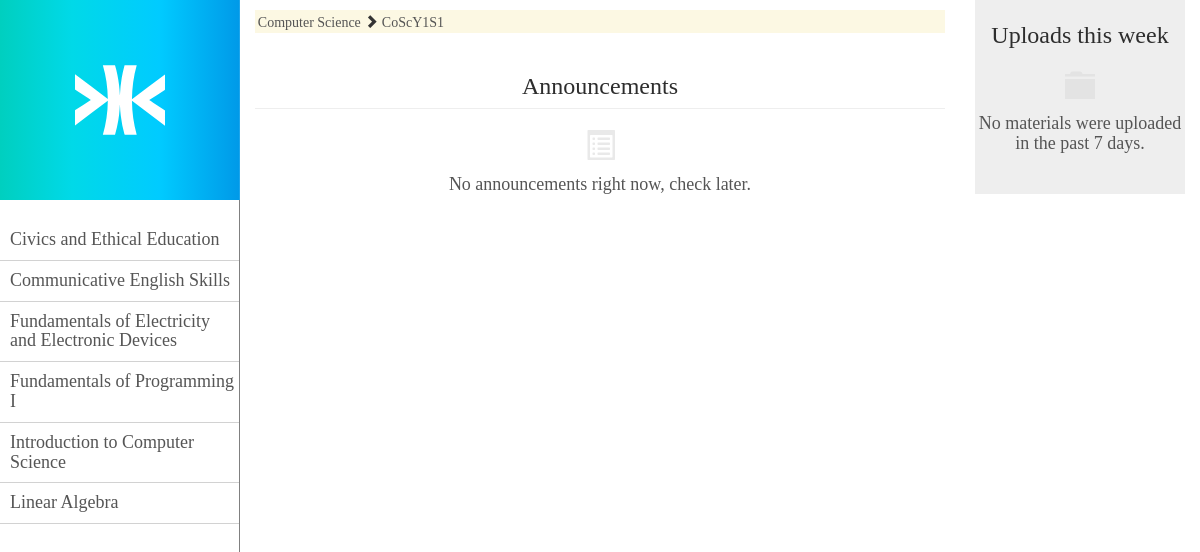
The app's page /section/CoScY1S1/ with its own data.
### main/models.py (models this page shows, shortened)
class Course(models.Model):
   name = models.CharField(max_length=100)
   code = models.CharField(max_length=20)
   studyfield = models.ForeignKey(StudyField)
   def get_link_name(self):
        return self.name.replace(' ', '_')
   def get_material_count(self,section):
      materials = self.material_set.filter(section=section)
      return materials.count()

class Section(models.Model):
   year = models.IntegerField()
   section_number = models.IntegerField()
   studyfield = models.ForeignKey(StudyField)
   course = models.ManyToManyField(Course)
   code = models.CharField(max_length=10)

class StudyField(models.Model):
   name = models.CharField(max_length=100)
   code = models.CharField(max_length=5)
   department = models.ForeignKey(Department)
   def __str__(self):
      return self.name

### main/views.py (the view)
# urls.py: url(r'^section/', include('main.urls')),
def section(request,section_code):
        section = Section.objects.get(code=section_code)
        courses = section.course.order_by('name')
        material_count = []
        for course in courses:
                material_count.append(course.get_material_count(section))
        quote = Quote.objects.get(id=1)
        now = datetime.datetime.now()
        announcements = section.announcement_set.order_by('-pub_date').filter(exp_date__gt = now)
        for announcement in announcements:
                announcement.inc_count()
        this_week = []
        a_week_ago = now - datetime.timedelta(days=7)
        this_week = section.material_set.order_by('-pub_date').filter(pub_date__range=(a_week_ago , now))
        context = {'section':section,'courses':courses, 'quote':quote, 'announcements':announcements, 'this_week':this_week}
        return render(request,'main/section.html',context)

### main/templates/main/section.html (shortened to what this page needs)
{% extends "main/base.html" %}
{% block content %}
<div class="table content-table">
<div class="row"><div class="col-sm-9">
	<h5 class="text-capitalize mark"><a href="{% url 'Home' %}">{{section.studyfield}} </a><span class="glyphicon glyphicon-chevron-right"></span>  <a href="{% url 'Section' section.code %}">{{section.code}}</a></h5>
<div id="announcements">
	<h3 class="page-header text-center">Announcements</h3>
	{% for announcement in announcements %}
	<div class="announcement media">
    	<div class="media-body">
        	<h4 class="media-heading">{{announcement.lecturer}}<small> - Posted on {{announcement.pub_date}}</small> </h4>
            {% if announcement.is_urgent %}
            <p class="announcement-message"><font color="#F3252B">{{announcement.message}}</font></p>
            {% else %}
            <p class="announcement-message">{{announcement.message}}</p>
            {% endif %}
        </div>
    </div>
    {% 	empty %}
    <h2 class="text-center"><span class="glyphicon glyphicon-list-alt op-sym"></span><h4 class="text-center">No announcements right now, check later.</h4></h2>
    {% endfor %}
</div>
</div><div  class="col-sm-3">
<div id="materials">
	<h3 class="text-center">Uploads this week</h3>
    {% for upload in this_week %}
    	<div class="material">
        	<h4 class="material-course">{{upload.course}}</h4>
            <p class="material-description">{{upload.description}}[.{{upload.ext}}]</p>
            <p class="material-name"><a href="{% url 'File' upload.id %}"><span class="glyphicon glyphicon-save-file"></span>&nbsp;{{upload.name | capfirst}}&nbsp; [.{{upload.ext}}]</a><span class="small">&nbsp;&nbsp; ({{upload.file.size | filesizeformat }})</span></p>
            <h4 class="material-pub_date"><small>Uploaded on {{upload.pub_date}}</small></h4>
        </div>
    {% 	empty %}
    <h2 class="text-center"><span class="glyphicon glyphicon-folder-close op-sym op-sym-lite"></span><h4 class="text-center">No materials were uploaded in the past 7 days.</h4></h2>
    {% endfor %}
</div></div></div>
</div>
{% endblock %}

### main/templates/main/base.html (shortened to what this page needs)
<!DOCTYPE html>
<html>
	<head>
        <link rel="stylesheet" href="https://maxcdn.bootstrapcdn.com/bootstrap/3.3.7/css/bootstrap.min.css">
</head>
	<body>
<div id="main">
		<div id="navigation">
                <div class="logo-header">
                	<div class="logo">
  						<a href="{% url 'Home' %}">
                			{% load static %}
                			<img src="{% static 'main/White-Logo.svg' %}" width="90px" height="70px">
                		</a>
                	</div>
                </div>
                <div id="nav-content">
					<div id="course-list" class="text-left">
    					{% for course in courses %}
        						<div class="course"><a href="{% url 'course_view' section.code course.get_link_name %}"><h4 class="course-name">{{course.name}}</h4></a></div>
        				{% endfor %}
    				</div>
	           		<div id="push-pages">
            		</div>
                </div>
        </div>
        <div id="content">
        	<div class="container-fluid">
  				{% block content %}
  				{% endblock %}
        	</div>
        </div>
      	</div>
	</body>
</html>

### main/templates/main/base.html (style rules this page uses)
html { height:100%; }
body { font-family:proxima-nova; width:100%; height:100%; background-color:#FFF; }
h3 { color:#2D2D2D; }
h4 { color:#555; }
a { text-decoration: none; color:#555; }
#main { min-height:100%; position:relative; }
#content { width:80%; position:absolute; right:0px; }
.content-table { max-width:100%; }
#navigation { background-color:#FFF; position:fixed; left:0px; display:table; text-align:center; width:20%; min-height:100%; }
#nav-content { display:table-cell; width:100%; min-height:100%; border-right:1px; border-right-style:solid; border-right-color:#808080; }
#course-list { margin-top:20px; }
#push-pages { position:absolute; left:0; width:20%; height:85px; margin-top:5%; }
.logo-header { display:table-row; width:100%; height:200px; background:url('/static/main/Gradient.svg'); background-size:100% 100%; }
.logo { display:table-cell; vertical-align:middle; margin-top:auto; margin-bottom:auto; }
.course { padding-left:10px; border-bottom:0.5px; border-bottom-style:solid; border-bottom-color:#D2D2D2; border-collapse:collapse; overflow:hidden; }
.op-sym { opacity:0.1; }
.op-sym-lite { opacity:0.05; }

### main/templates/main/section.html (style rules this page uses)
#materials { width:100%; padding-bottom:30px; padding-top:2px; background-color:#eee; }

### records on screen
Course: name "Civics and Ethical Education"
Course: name "Communicative English Skills"
Course: name "Fundamentals of Electricity and Electronic Devices"
Course: name "Fundamentals of Programming I"
Course: name "Introduction to Computer Science"
Course: name "Linear Algebra"
Section: studyfield "Computer Science", code "CoScY1S1"
